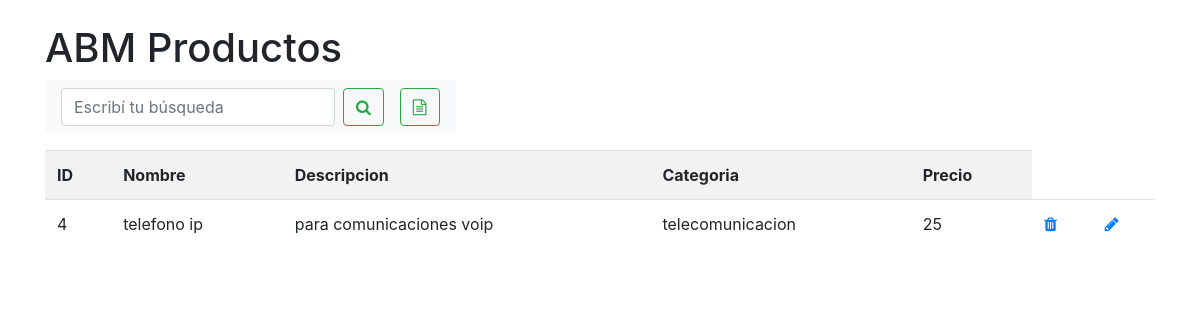
The app's page /PDO/verProductos.php?buscar=telefono ip with its own data.
### tables this page shows
CREATE TABLE IF NOT EXISTS `productos` (
  `id_producto` int(11) NOT NULL AUTO_INCREMENT,
  `nombre` varchar(45) NOT NULL,
  `descripcion` varchar(45) NOT NULL,
  `categoria` varchar(45) NOT NULL,
  `precio` float NOT NULL,
  PRIMARY KEY (`id_producto`)
);

### PDO/Modelo/class.consultas.php (called while the page is built, shortened)
<?php
class Consultas{
public function buscarProductos($arg_nombre){
    $rows= null;
    $modelo = new Conexion();
    $conexion = $modelo->get_conexion();
    $nombre="%".$arg_nombre."%";
    $sql = "select * from productos where nombre like :nombre";
     $statement=$conexion->prepare($sql);
     $statement->bindParam(":nombre",$nombre);
        $statement->execute();
        while ($result = $statement->fetch()) {
            $rows[]=$result;
        }
        if (isset($rows)){
            return $rows;
        }
        else { echo "No hay coincidencias en nombre de producto<br>.";}
}
}

### PDO/Controlador/cargar.php (the view, shortened to what this page needs)
<?php
function buscar($nombre){
    $consultas = new Consultas();
    $filas = $consultas->buscarProductos($nombre);
    echo "<table class=' table table-striped'>
            <tr>
            <th>ID</th>
            <th>Nombre</th>
            <th>Descripcion</th>
            <th>Categoria</th>
            <th>Precio</th>
            </tr>";
  if(isset($filas)){
    foreach ($filas as $fila) {
        echo "<tr>";
        echo "<td>".$fila['id_producto']."</td>";
        echo "<td>".$fila['nombre']."</td>";
        echo "<td>".$fila['descripcion']."</td>";
        echo "<td>".$fila['categoria']."</td>";
        echo "<td>".$fila['precio']."</td>";
        echo "<td><a href='Controlador/eliminar.php?id_producto=".$fila['id_producto']." class='btn btn-outline-success'><i class='fa fa-trash' alt='Eliminar'></i></td>";
        echo "<td><a href='modificar.php?id_producto=".$fila['id_producto']." class='btn btn-outline-success'><i class='fa fa-pencil' alt='Modificar'></i></td>";
        echo "</tr>";
    }
    echo "</table>";
  }
}
?>

### records on screen
productos: id_producto "4", nombre "telefono ip", descripcion "para comunicaciones voip", categoria "telecomunicacion", precio "25"
